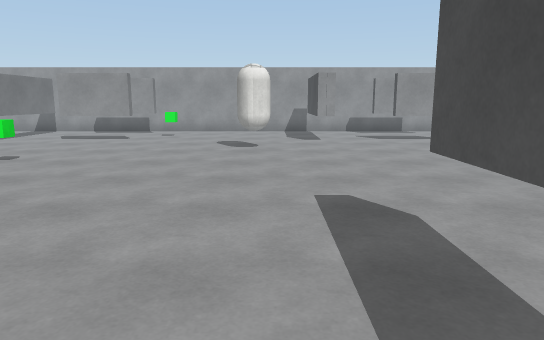
[1] (above)

16 first-person views from a walk through a 3-D level made in the Unity game engine. The camera is 1.4 m above the floor, tilts 10° down and sees 70° across. The floor is counted in squares, 1 m on a side. Each view is taken from the middle of a square. On the plan, view 1 faces up. The plan holds only what a view shows up to about 16 squares ahead; the rest is blank. Surface patterns are stand-ins for the level's own textures.

[2]
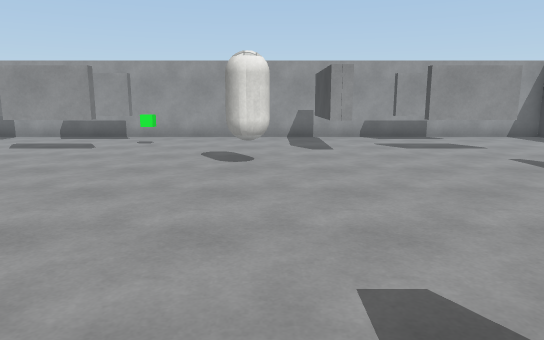

[3]
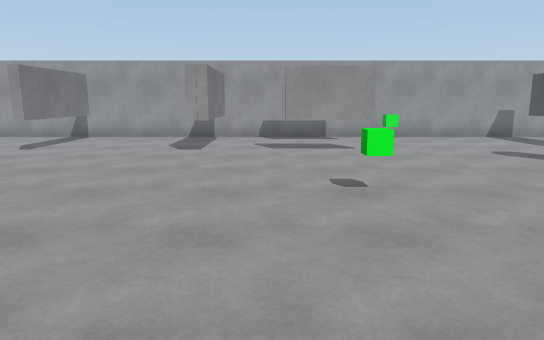

[4]
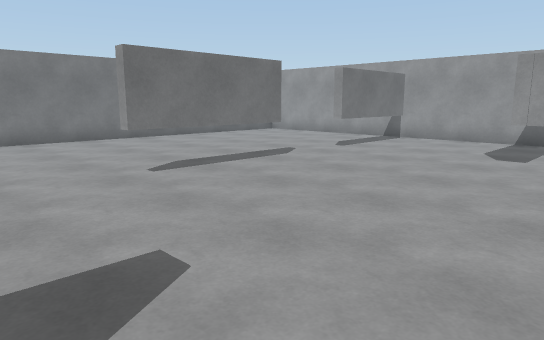

[5]
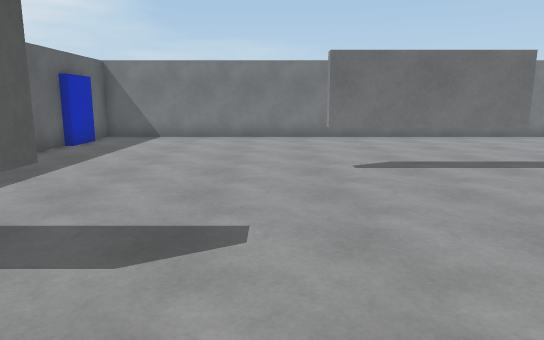

[6]
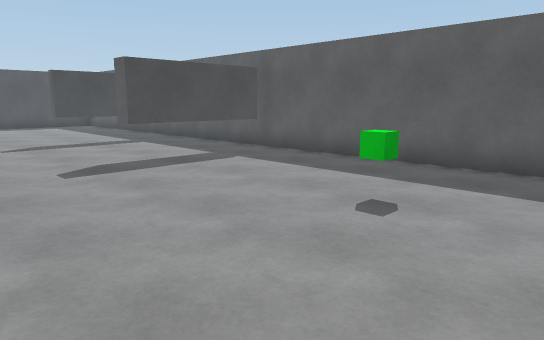

[7]
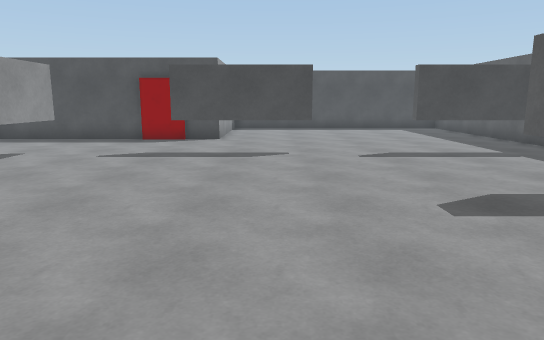

[8]
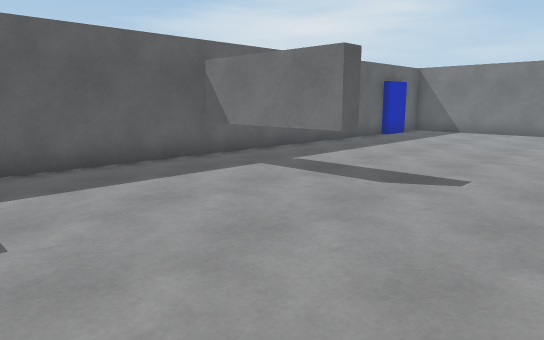

[9]
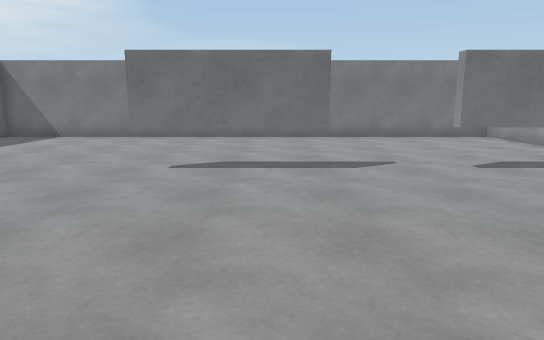

[10]
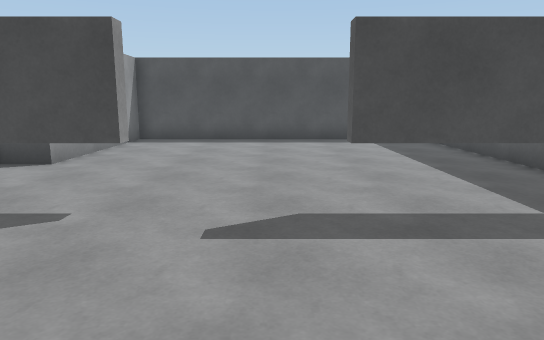

[11]
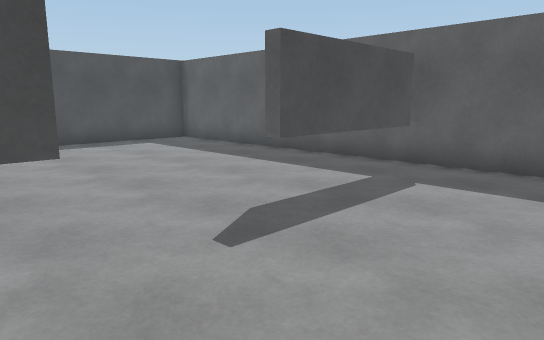

[12]
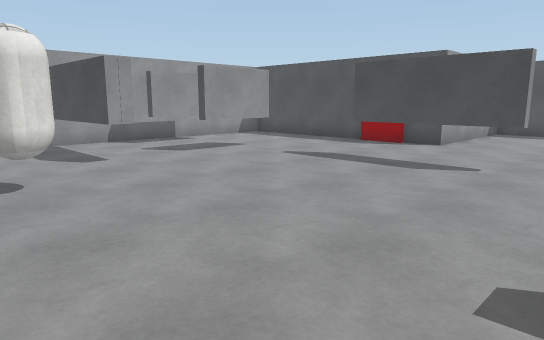

[13]
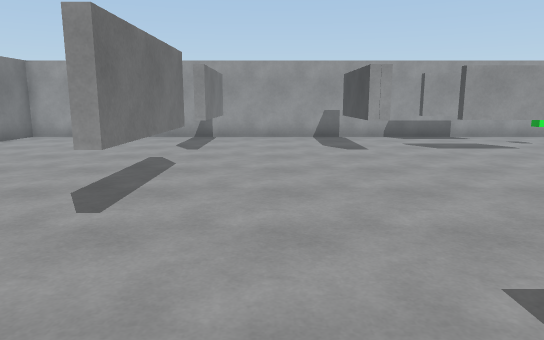

[14]
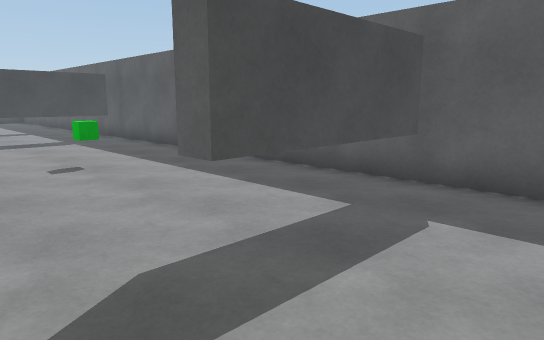

[15]
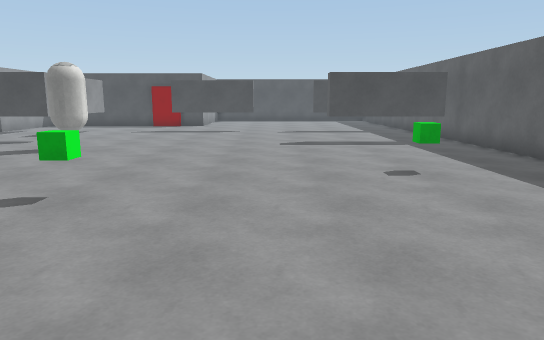

[16]
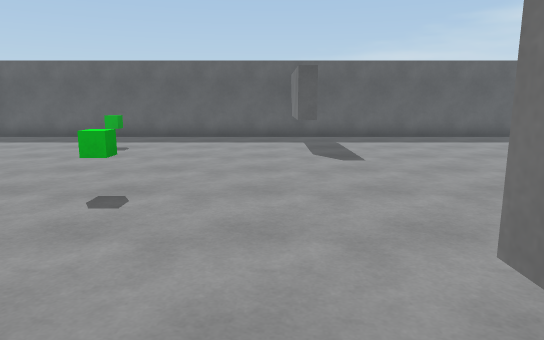

### Floor plan
Key: @ floor where view 1 was taken; # wall or solid block; x gap in a wall; . floor; C green cube; T thing the floor can be seen under or through; A capsule.
Columns run from 23 left of view 1 to 17 right of it. Each row starts with its distance up from view 1.
 19 ###################################
 18 #.......x....x...........x........#
 17 #.......T....#..TT.......#..##....#
 16 #.......T....#.....C.....#........#
 15 #.......T....#...........#........#
 14 #.......T....#..TT.......#..TT....#
 13 #.................................#
 12 #.....................AA..........#
 11 #.......T.........................#
 10 #.......T.....................T...#######
  9 #.......T........C............T.........#
  8 #.......T.....................T.........#
  7 #.............................T.........#
  6 #.......................................#
  5 #.......................................#
  4 #............T...........T....T.........#
  3 #............T.....C.....T....T.........#
  2 #............T...........T....T.........#
  1 #............T...........T....T.........#
  0 #............T.........@.#....T.........#
 -1 #########################################

Positions as (right, up) in squares from view 1, and headings:
1: (0, 0), facing up
2: (0, 3), facing up
3: (-8, 3), facing up
4: (-8, 4), facing up-left
5: (-7, 6), facing left
6: (-7, 8), facing down-right
7: (-4, 8), facing right
8: (-4, 8), facing down-left
9: (-7, 10), facing left
10: (2, 5), facing right
11: (3, 8), facing down-right
12: (-2, 5), facing up-right
13: (-13, 3), facing up
14: (-13, 6), facing down-right
15: (-12, 6), facing right
16: (-9, 15), facing down
